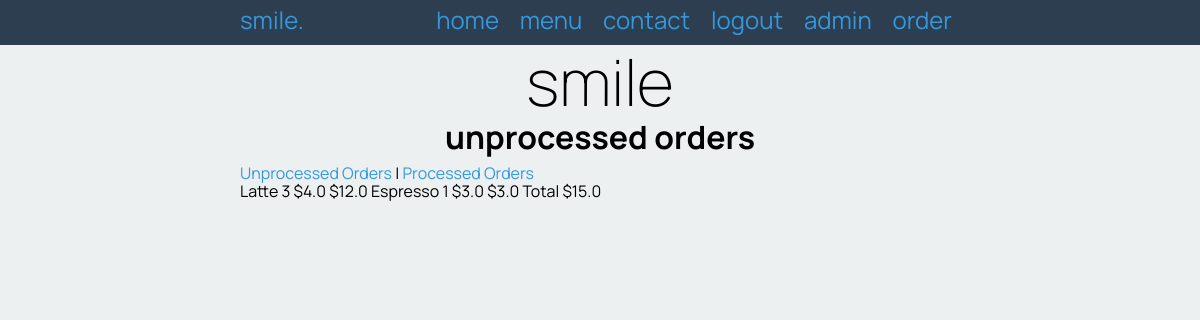
/process_orders/1 (signed in), run on the app's committed database.
### tables this page shows
CREATE TABLE "order_contents"
(
    id         integer
        primary key autoincrement,
    order_id   integer,
    product_id integer,
    quantity   integer
);

CREATE TABLE "products"
(
    id          integer
        primary key autoincrement,
    name        varchar(30),
    description varchar(300),
    volume      char(6),
    image       varchar(30),
    price       float
, cat_id integer);

### app.py (the view)
@app.route('/process_orders/<processed>')
def process_orders(processed):
    label = "processed"
    if processed == "1":
        label = "un" + label
    print(label)
    processed = int(processed)
    all_orders = get_list("SELECT orders.id, orders.name, timestamp, products.name, quantity, price FROM orders "
                          "INNER JOIN order_contents ON orders.id = order_contents.order_id "
                          "INNER JOIN products on order_contents.product_id = products.id "
                          "WHERE processed = ?", (processed, ))
    print(all_orders)
    return render_template("orders.html", logged_in=is_logged_in(), orders=all_orders, label=label)

### app.py (called while the page is built)
def create_connection(db_file):
    try:
        connection = sqlite3.connect(db_file)
        return connection
    except Error as e:
        print(e)
    return None

def get_list(query, execute):
    con = create_connection(DATABASE)
    cur = con.cursor()
    cur.execute(query, execute)
    category_list = cur.fetchall()
    con.close()
    return category_list

def is_logged_in():
    if session.get("email") is None:
        print("not logged in")
        return False
    else:
        print(session.get("email"))
        print("logged in")
        return True

### templates/orders.html (shortened to what this page needs)
{% extends 'base.html' %}
{% block pageheading %}
{{ label }} orders
{% endblock %}
{% block main %}
    <p><a href="/process_orders/1">Unprocessed Orders</a> | <a href="/process_orders/0">Processed Orders</a></p>
    {% set control = namespace(last_id=-1) %}
    {% set control = namespace(total=0) %}
    {% for order in orders %}
        <tr>
            <td>{{ order[3] }}</td>
            <td class="number">{{ order[4] }}</td>
            <td class="number">${{ order[5] }}</td>
            <td class="number">${{ order[4] * order[5] }}</td>{% set control.total = order[4] * order[5] + control.total %}
        </tr>
{% endfor %}
        <tr>
            <th colspan="4" class="number">Total ${{ control.total }}</th>
        </tr>
{% endblock %}

### static/smile.css (style rules this page uses)
* { font-family: 'Manrope', sans-serif; padding: 0; margin: 0; box-sizing: border-box; }
body { background-color: rgba(236, 240, 241, 1.0); }
a, a:visited { color: rgba(52, 152, 219, 1.0); text-decoration: none; }

### data on the page
order_contents: name "Latte", quantity "3", price "4.0", order[4]*order[5] "12.0"
order_contents: name "Espresso", quantity "1", price "3.0", order[4]*order[5] "3.0"

### other printed values
{{ label }} "unprocessed"
{{ control.total }} "15.0"
